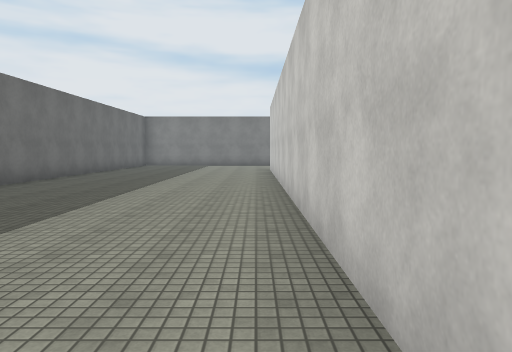
View 1 (above)

21 first-person views from a walk through a Unity game level. The camera is 1.5 m above the floor, tilts 4° down and sees 70° across. The floor is counted in squares, 2 m on a side. Each view is taken from the middle of a square. On the plan, view 1 faces up. The plan holds only what a view shows up to about 11 squares ahead; the rest is blank. The place goes on beyond the plan. The player is left out. Some animated figures are not drawn. Surface patterns are stand-ins for the level's own textures.

View 2
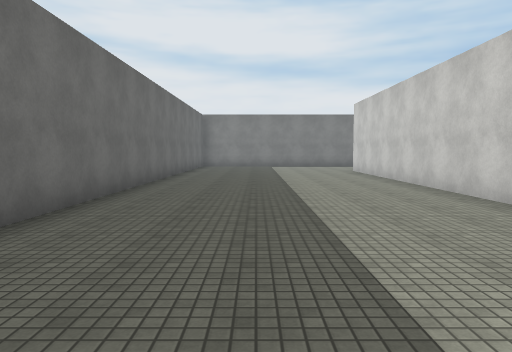

View 3
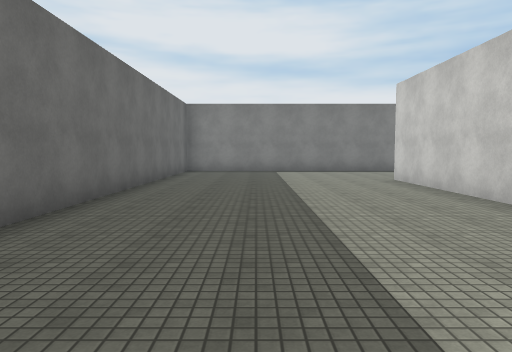

View 4
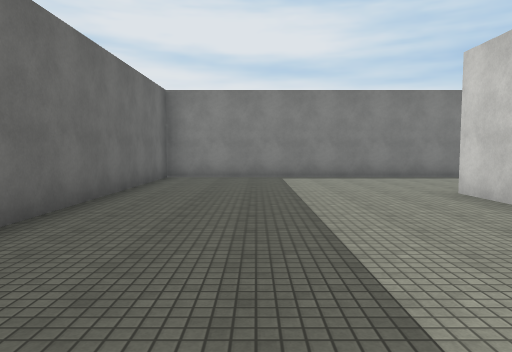

View 5
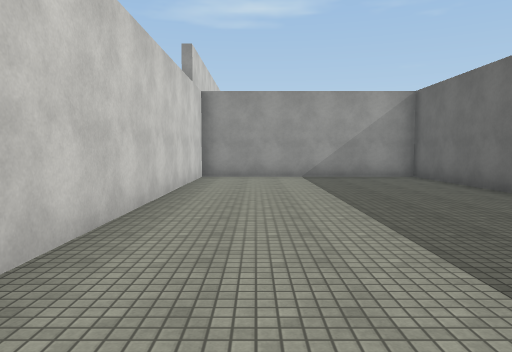

View 6
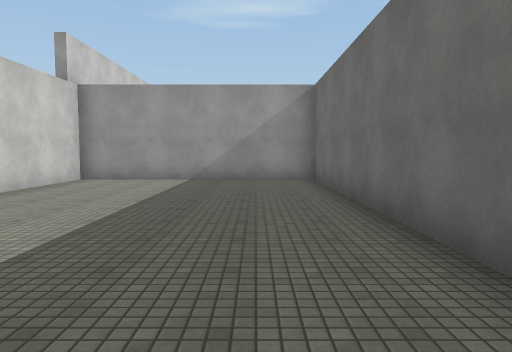

View 7
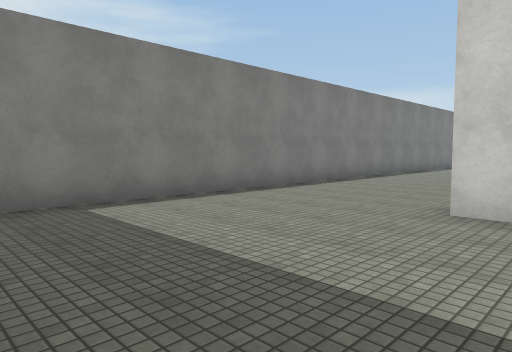

View 8
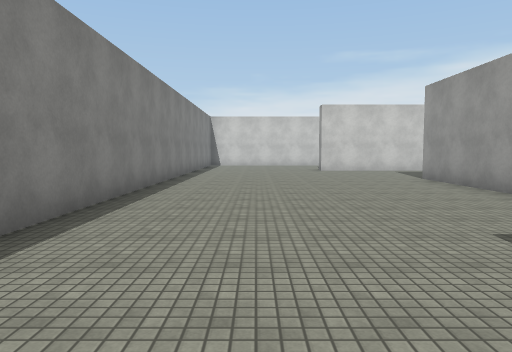

View 9
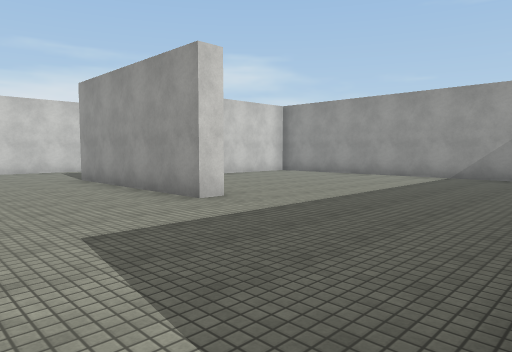

View 10
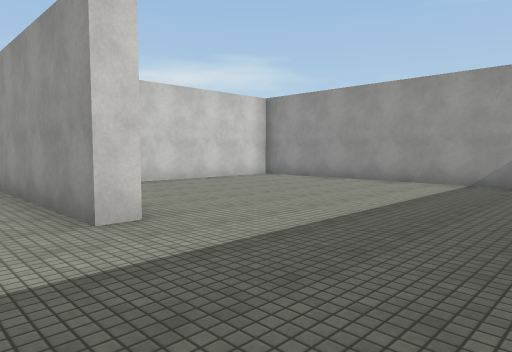

View 11
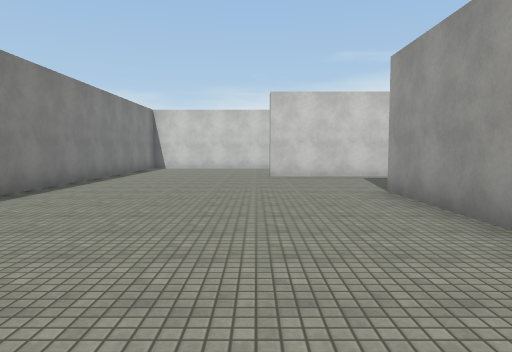

View 12
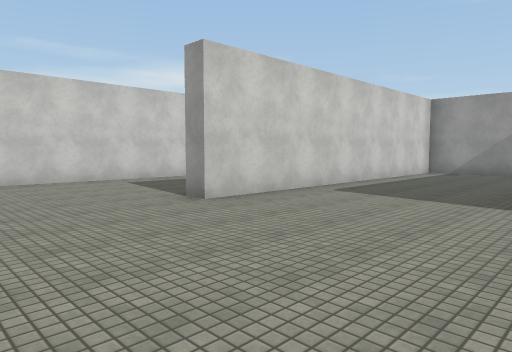

View 13
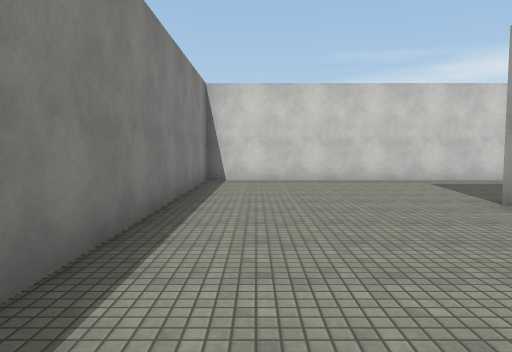

View 14
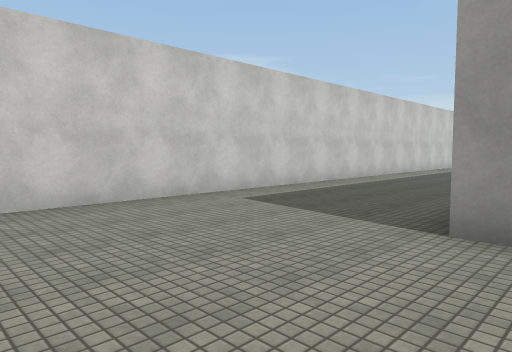

View 15
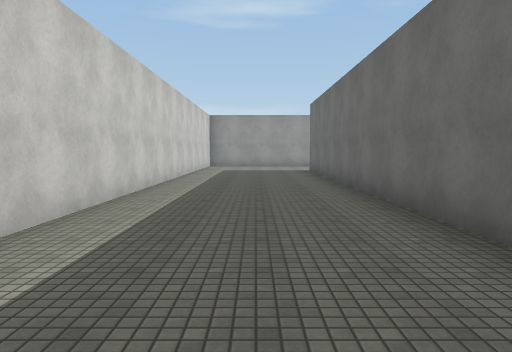

View 16
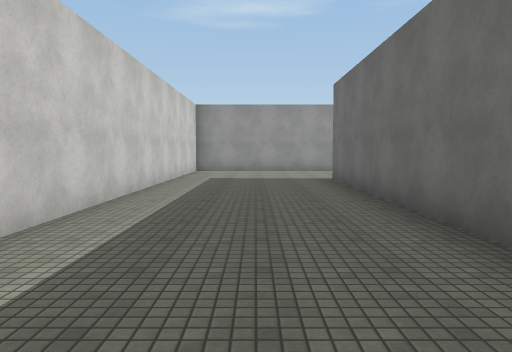

View 17
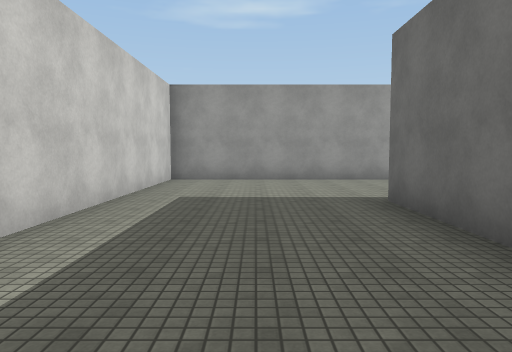

View 18
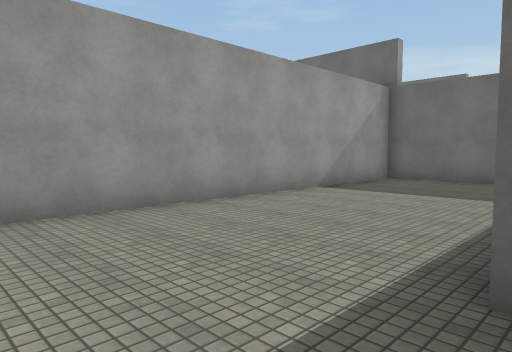

View 19
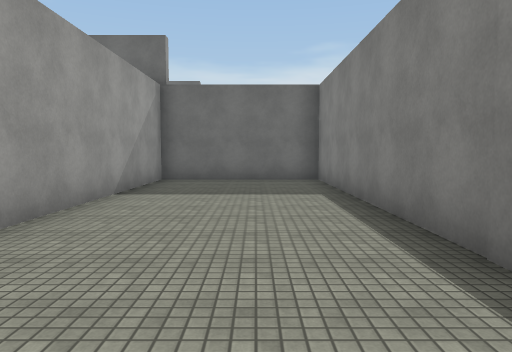

View 20
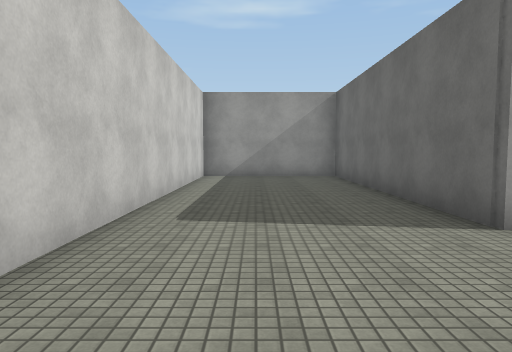

View 21
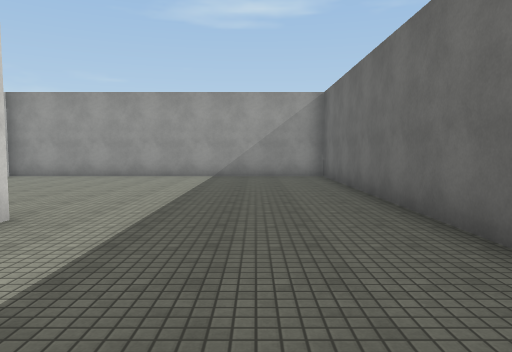

### Floor plan
Points are (right, up) in squares from view 1. A wall is a line through its corners. A room is listed if a view was taken in it or the views show most of it. See-through windows are left out.
Room 1 (views 1, 2, 3, 4, 5, 6, 7, 8, 9, 10, 11, 12, 13, 14, 15, 16, 17, 18, 19, 20, 21)
walls: (5.7, 11) (5.7, 11.6) (10.7, 11.6) (10.7, 4.4) (14.5, 4.4) (14.5, 13.6) (15.1, 13.6); (1, 12.2) (1, 4.4) (10.2, 4.4) (10.2, 8.8); (15, 9.2) (15, -1.4) (7.6, -1.4) (7.6, -5.4) (19.2, -5.4) (19.2, 18.2) (-5.5, 18.2) (-5.5, 4.5); (-5.5, 2) (-5.5, -5.4) (0.5, -5.4) (0.5, 14.4)

Positions as (right, up) in squares from view 1, and headings:
1: (0, 0), facing up
2: (-3, 1), facing up
3: (-3, 5), facing up
4: (-3, 8), facing up
5: (-1, 5), facing down
6: (-4, 4), facing down
7: (-4, 13), facing up-right
8: (1, 16), facing right
9: (1, 15), facing down-right
10: (2, 13), facing down-right
11: (4, 14), facing right
12: (10, 17), facing down-right
13: (10, 17), facing right
14: (14, 17), facing down-right
15: (17, 12), facing down
16: (17, 8), facing down
17: (17, 4), facing down
18: (17, -1), facing down-left
19: (17, -3), facing left
20: (13, 15), facing down
21: (3, 15), facing down
